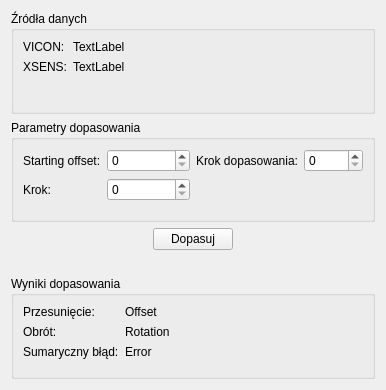
<?xml version="1.0" encoding="UTF-8"?>
<ui version="4.0">
 <class>FittingWidget</class>
 <widget class="QWidget" name="FittingWidget">
  <property name="geometry">
   <rect>
    <x>0</x>
    <y>0</y>
    <width>386</width>
    <height>390</height>
   </rect>
  </property>
  <property name="windowTitle">
   <string>Form</string>
  </property>
  <layout class="QVBoxLayout" name="verticalLayout">
   <item>
    <widget class="QGroupBox" name="groupBox_3">
     <property name="title">
      <string>Źródła danych</string>
     </property>
     <layout class="QFormLayout" name="formLayout_4">
      <item row="0" column="0">
       <widget class="QLabel" name="label_5">
        <property name="text">
         <string>VICON:</string>
        </property>
       </widget>
      </item>
      <item row="0" column="1">
       <widget class="QLabel" name="viconPath">
        <property name="text">
         <string>TextLabel</string>
        </property>
       </widget>
      </item>
      <item row="1" column="0">
       <widget class="QLabel" name="label_7">
        <property name="text">
         <string>XSENS:</string>
        </property>
       </widget>
      </item>
      <item row="1" column="1">
       <widget class="QLabel" name="xsensPath">
        <property name="text">
         <string>TextLabel</string>
        </property>
       </widget>
      </item>
     </layout>
    </widget>
   </item>
   <item>
    <widget class="QGroupBox" name="groupBox">
     <property name="title">
      <string>Parametry dopasowania</string>
     </property>
     <layout class="QGridLayout" name="gridLayout">
      <item row="0" column="0">
       <layout class="QFormLayout" name="formLayout_2">
        <item row="0" column="0">
         <widget class="QLabel" name="label">
          <property name="text">
           <string>Starting offset:</string>
          </property>
         </widget>
        </item>
        <item row="0" column="1">
         <widget class="QSpinBox" name="startIDXSpinBox"/>
        </item>
        <item row="1" column="0">
         <widget class="QLabel" name="label_2">
          <property name="text">
           <string>Krok:</string>
          </property>
         </widget>
        </item>
        <item row="1" column="1">
         <widget class="QSpinBox" name="stepSpinBox"/>
        </item>
       </layout>
      </item>
      <item row="0" column="1">
       <layout class="QFormLayout" name="formLayout">
        <item row="0" column="0">
         <widget class="QLabel" name="label_3">
          <property name="text">
           <string>Krok dopasowania:</string>
          </property>
         </widget>
        </item>
        <item row="0" column="1">
         <widget class="QSpinBox" name="fitStepSpinBox"/>
        </item>
       </layout>
      </item>
     </layout>
    </widget>
   </item>
   <item>
    <layout class="QHBoxLayout" name="horizontalLayout">
     <item>
      <spacer name="horizontalSpacer">
       <property name="orientation">
        <enum>Qt::Horizontal</enum>
       </property>
       <property name="sizeHint" stdset="0">
        <size>
         <width>40</width>
         <height>20</height>
        </size>
       </property>
      </spacer>
     </item>
     <item>
      <widget class="QPushButton" name="fitPushButton">
       <property name="text">
        <string>Dopasuj</string>
       </property>
      </widget>
     </item>
     <item>
      <spacer name="horizontalSpacer_2">
       <property name="orientation">
        <enum>Qt::Horizontal</enum>
       </property>
       <property name="sizeHint" stdset="0">
        <size>
         <width>40</width>
         <height>20</height>
        </size>
       </property>
      </spacer>
     </item>
    </layout>
   </item>
   <item>
    <spacer name="verticalSpacer">
     <property name="orientation">
      <enum>Qt::Vertical</enum>
     </property>
     <property name="sizeType">
      <enum>QSizePolicy::Fixed</enum>
     </property>
     <property name="sizeHint" stdset="0">
      <size>
       <width>20</width>
       <height>20</height>
      </size>
     </property>
    </spacer>
   </item>
   <item>
    <widget class="QGroupBox" name="groupBox_2">
     <property name="title">
      <string>Wyniki dopasowania</string>
     </property>
     <layout class="QFormLayout" name="formLayout_3">
      <item row="0" column="0">
       <widget class="QLabel" name="label_4">
        <property name="text">
         <string>Przesunięcie:</string>
        </property>
       </widget>
      </item>
      <item row="0" column="1">
       <widget class="QLabel" name="offsetLabel">
        <property name="text">
         <string>Offset</string>
        </property>
       </widget>
      </item>
      <item row="1" column="0">
       <widget class="QLabel" name="label_6">
        <property name="text">
         <string>Obrót:</string>
        </property>
       </widget>
      </item>
      <item row="1" column="1">
       <widget class="QLabel" name="rotationLabel">
        <property name="text">
         <string>Rotation</string>
        </property>
       </widget>
      </item>
      <item row="2" column="0">
       <widget class="QLabel" name="label_8">
        <property name="text">
         <string>Sumaryczny błąd:</string>
        </property>
       </widget>
      </item>
      <item row="2" column="1">
       <widget class="QLabel" name="cumulativeErrorLabel">
        <property name="text">
         <string>Error</string>
        </property>
       </widget>
      </item>
     </layout>
    </widget>
   </item>
  </layout>
 </widget>
 <resources/>
 <connections/>
</ui>
